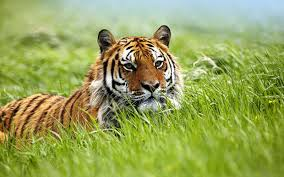
#> input picture bai6/leon.jpg, 284 x 177 px, found by its file name
$ python bai6_thuan.py
#> lines starting #> are read from the running program, lines starting #| are printed output that depends on the picture
import cv2
import numpy as np
import matplotlib.pyplot as plt

# Bước 1: Đọc ảnh và chuyển sang không gian màu RGB
img_path = '/bai6/leon.jpg'  # Thay thế bằng đường dẫn ảnh của bạn
image = cv2.imread(img_path)
#> image is the input picture: shape (177, 284, 3); mean B, G, R 89.5, 164.6, 150.5
image_rgb = cv2.cvtColor(image, cv2.COLOR_BGR2RGB)

# Bước 2: Thu nhỏ ảnh để tăng tốc độ xử lý
image_small = cv2.resize(image_rgb, (image_rgb.shape[1] // 8, image_rgb.shape[0] // 8))
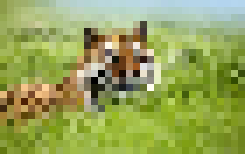
#> image_small: shape (22, 35, 3) (shown 7 times larger); mean R, G, B 149.9, 164.2, 89.2
pixels_small = image_small.reshape(-1, 3)
#> pixels_small = 770 rows, first 8: [141, 156, 72], [154, 168, 92], [158, 174, 102], [160, 175, 108], [160, 180, 118], [162, 184, 141], [161, 186, 148], [170, 194, 167]

# Hàm tính khoảng cách Euclidean
def euclidean_distance(point1, point2):
    return np.sqrt(np.sum((point1 - point2) ** 2))

# Hàm K-means đơn giản
def kmeans_custom(pixels, K, max_iters=100):
    # Khởi tạo ngẫu nhiên các tâm cụm
    np.random.seed(42)
    centers = pixels[np.random.choice(pixels.shape[0], K, replace=False)]

    for _ in range(max_iters):
        # Bước 1: Gán mỗi điểm dữ liệu vào cụm gần nhất
        clusters = [[] for _ in range(K)]
        for pixel in pixels:
            distances = [euclidean_distance(pixel, center) for center in centers]
            cluster_index = np.argmin(distances)
            clusters[cluster_index].append(pixel)

        # Bước 2: Tính lại tâm cụm
        new_centers = []
        for cluster in clusters:
            if cluster:  # Nếu cụm không rỗng
                new_center = np.mean(cluster, axis=0)
                new_centers.append(new_center)
            else:  # Nếu cụm rỗng, giữ nguyên tâm cụm cũ
                new_centers.append(centers[len(new_centers)])

        new_centers = np.array(new_centers)

        # Kiểm tra hội tụ
        if np.all(centers == new_centers):
            break
        centers = new_centers

    # Tạo nhãn cho mỗi pixel
    labels = np.zeros(len(pixels), dtype=int)
    for i, pixel in enumerate(pixels):
        distances = [euclidean_distance(pixel, center) for center in centers]
        labels[i] = np.argmin(distances)

    return centers, labels

# Khởi tạo các giá trị K cho K-means
K_values = [2, 3, 4, 5]

# Bước 3: Áp dụng thuật toán K-means tự xây dựng và hiển thị kết quả
fig, axs = plt.subplots(1, len(K_values), figsize=(20, 5))
fig.suptitle("K-means Clustering with Different K Values (Custom Implementation)")

for idx, K in enumerate(K_values):
    centers, labels = kmeans_custom(pixels_small, K)

    # Thay thế các giá trị pixel bằng tâm cụm tương ứng
    clustered_pixels = np.array([centers[label] for label in labels])
    clustered_image = clustered_pixels.reshape(image_small.shape).astype(np.uint8)

    # Hiển thị ảnh phân cụm
    axs[idx].imshow(clustered_image)
    axs[idx].axis('off')
    axs[idx].set_title(f'K = {K}')
#> this loop made 4 passes
#> centers on passes 1 to 2: [[131.9, 145.4, 53.44], [181.6, 197.1, 152.2]], [[105, 129, 34], [169, 194, 78], [127, 157, 22]]
#> pass 1, `clustered_image = clustered_pixels.reshape(image_small.shape).astype(n..`:
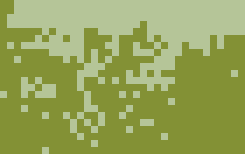
#> clustered_image: shape (22, 35, 3) (shown 7 times larger); mean R, G, B 149.1, 163.8, 88.9
#> pass 2, `clustered_image = clustered_pixels.reshape(image_small.shape).astype(n..`:
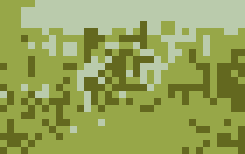
#> clustered_image: shape (22, 35, 3) (shown 7 times larger); mean R, G, B 149.3, 163.4, 89
#> pass 3, `clustered_image = clustered_pixels.reshape(image_small.shape).astype(n..`:
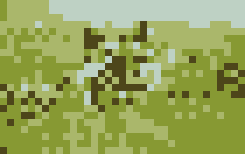
#> clustered_image: shape (22, 35, 3) (shown 7 times larger); mean R, G, B 149.5, 163.8, 89.1

plt.show()
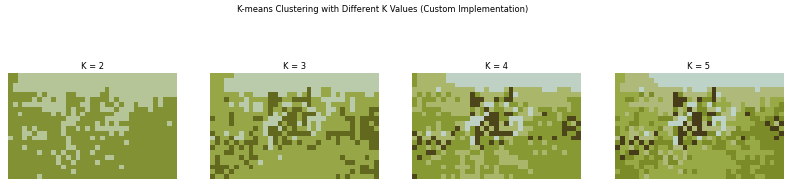
#> figure drawn by matplotlib, 4 panels
